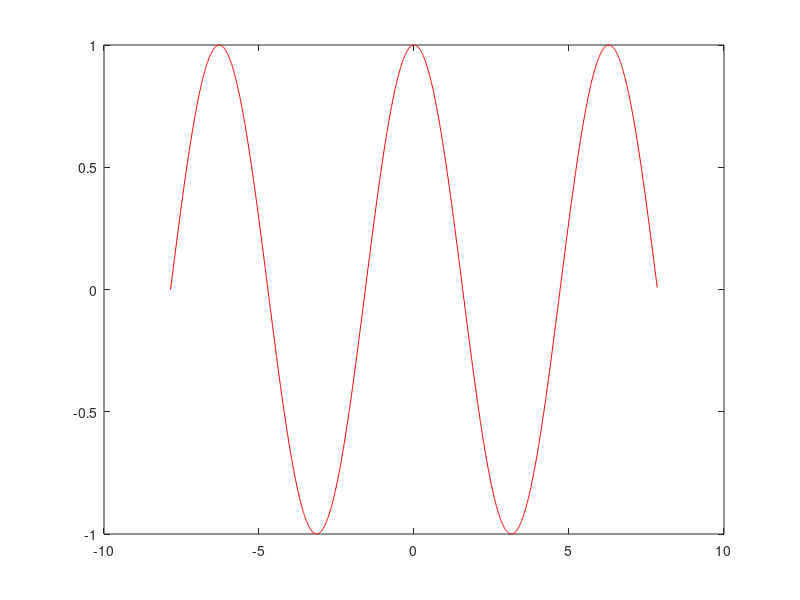

Recreate this plot in MATLAB. (Note: this script raises an error after producing the figure.)
clear all, close all, clc

x1 = -2.5*pi;
x2 = 2.5*pi;
interval = .01;
k = 1;
w = 1;
t = 0;
x = x1:interval:x2;
KX = k*x;

y = cos(KX);
p = plot(x,y,'r');
hold on
printAxes();
hold off

axis manual

for t = 1:10000
    
    WT = w*t/10;
    p.YData = cos(KX-WT);
    pause(.1)
    drawnow
    
end






